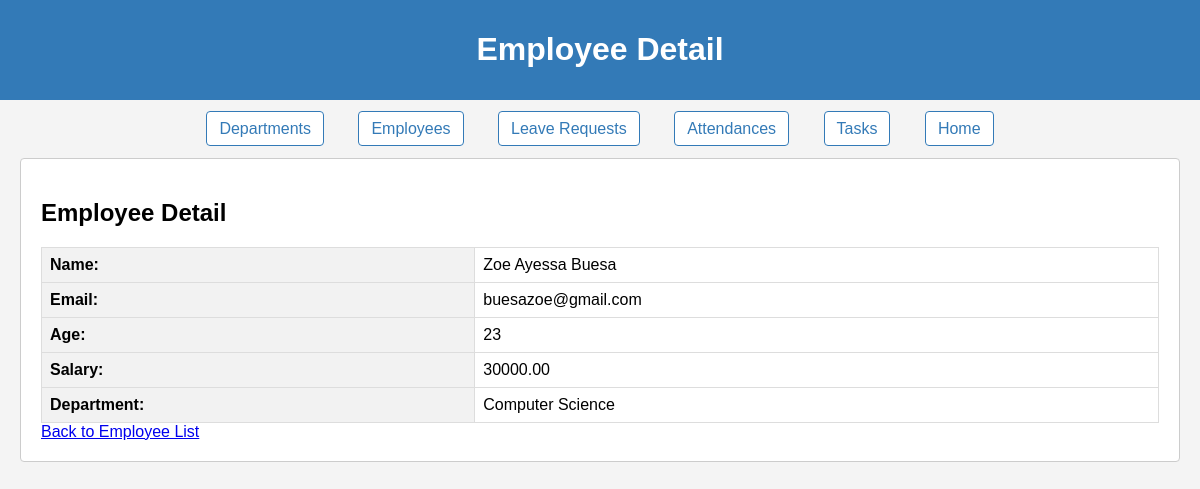
The page /employees/1/ on the database its author committed.
### final_app/models.py (models this page shows, shortened)
class BaseModel(models.Model):
    created_at = models.DateTimeField(auto_now_add=True)
    updated_at = models.DateTimeField(auto_now=True)
    class Meta:
        abstract = True

class Employee(BaseModel):
    name = models.CharField(max_length=255)
    email = models.EmailField()
    age = models.IntegerField(null=True, blank=True)
    salary = models.DecimalField(max_digits=10, decimal_places=2, null=True, blank=True)
    department = models.ForeignKey(Department, on_delete=models.SET_NULL, null=True, blank=True)
    profile_image = models.ImageField(upload_to='employee_images/', null=True, blank=True)

class Department(BaseModel):
    name = models.CharField(max_length=255)

### final_app/views.py (the view)
# urls.py: path('employees/<int:pk>/', EmployeeDetailView.as_view(), name='employee-detail'),
class EmployeeDetailView(DetailView):
    model = Employee
    template_name = 'employee_detail.html'
    context_object_name = 'employee'

### final_app/templates/employee_detail.html (shortened to what this page needs)
{% extends 'base.html' %}
{% block header_title %}Employee Detail{% endblock %}
{% block content %}
    <h2>Employee Detail</h2>
    {% if employee %}
        <table class="employee-detail">
            <tr>
                <th>Name:</th>
                <td>{{ employee.name }}</td>
            </tr>
            <tr>
                <th>Email:</th>
                <td>{{ employee.email }}</td>
            </tr>
            <tr>
                <th>Age:</th>
                <td>{{ employee.age }}</td>
            </tr>
            <tr>
                <th>Salary:</th>
                <td>{{ employee.salary }}</td>
            </tr>
            <tr>
                <th>Department:</th>
                <td>{{ employee.department.name }}</td>
            </tr>
        </table>
    {% else %}
        <p>Employee not found.</p>
    {% endif %}
    <a href="{% url 'employee-list' %}">Back to Employee List</a>
{% endblock %}

### final_app/static/css/styles.css (style rules this page uses)
body { font-family: 'Arial', sans-serif; background-color: #f4f4f4; margin: 0; padding: 0; }
table { width: 100%; border-collapse: collapse; margin-top: 20px; }
th, td { border: 1px solid #ddd; padding: 8px; text-align: left; }
th { background-color: #f2f2f2; }
.employee-detail { width: 100%; border-collapse: collapse; margin-top: 20px; }
.employee-detail th, .employee-detail td { border: 1px solid #ddd; padding: 8px; text-align: left; }
.employee-detail th { background-color: #f2f2f2; }

### rows shown on the page
Employee: name "Zoe Ayessa Buesa", email "buesazoe@gmail.com", age "23", salary "30000.00", department.name "Computer Science"
